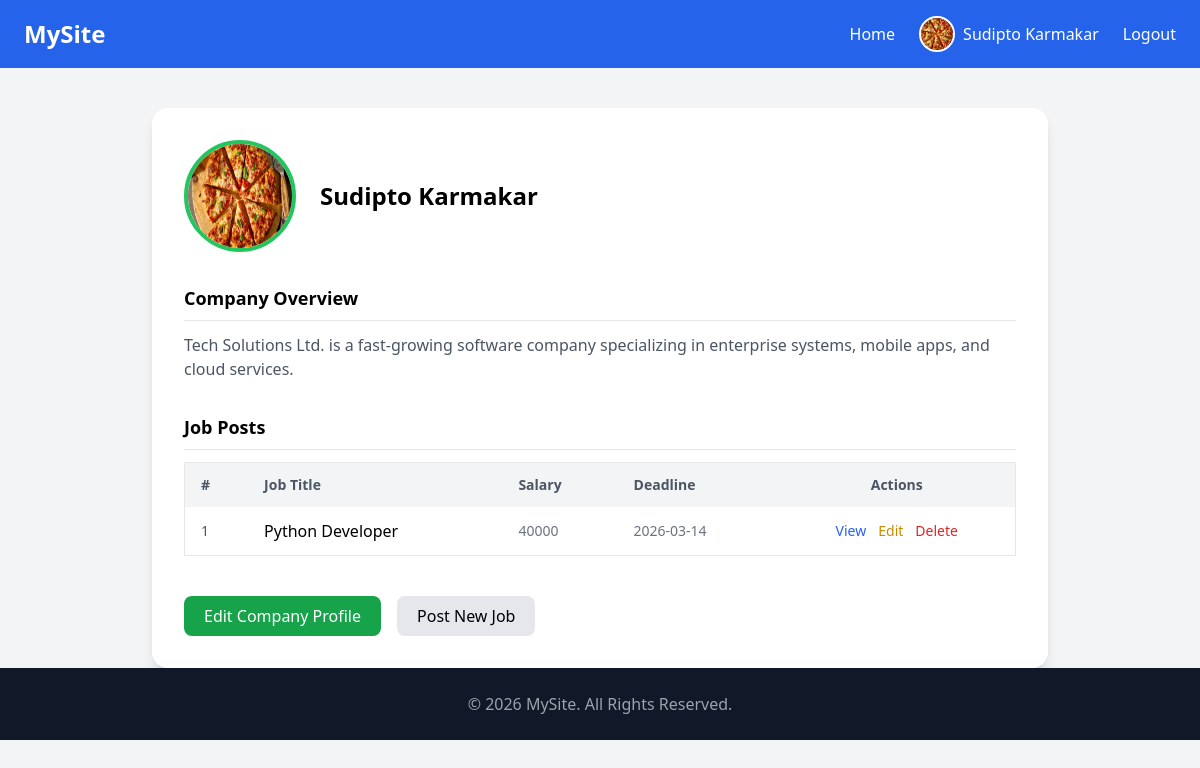
Page /profile/ (signed in) on the earlier database version.
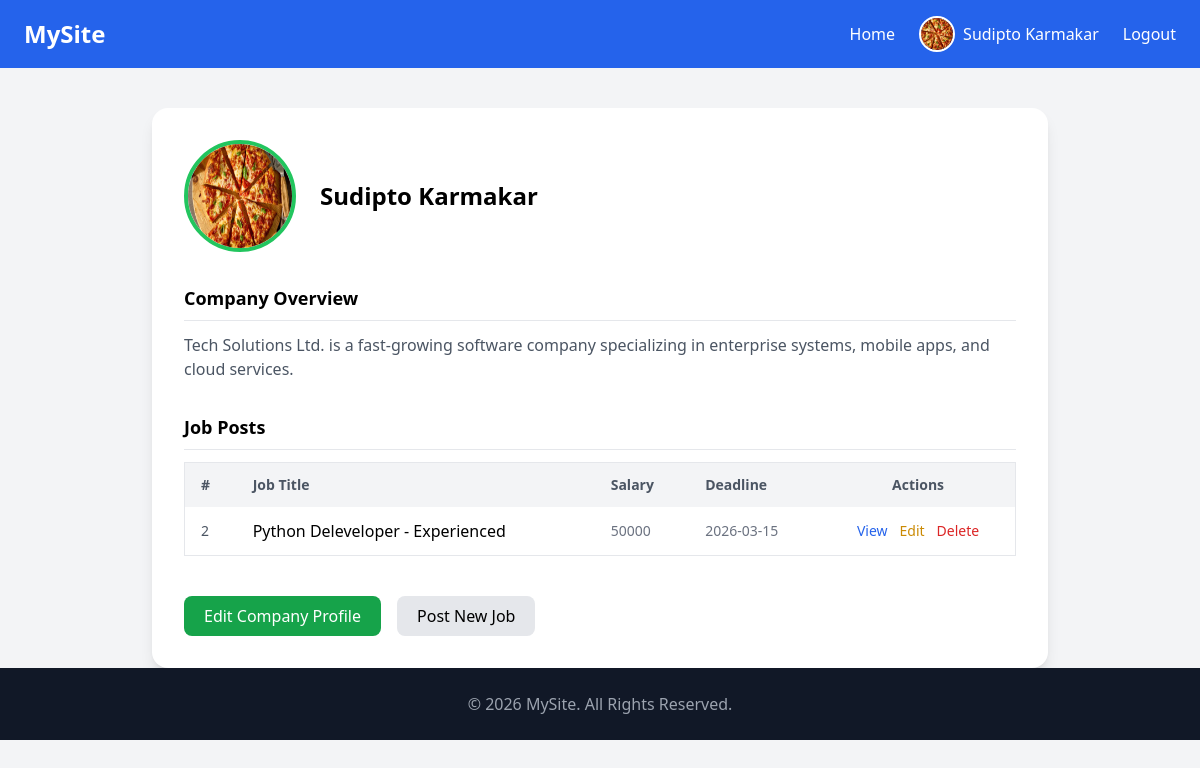
Same page on the later database version.
### accounts/models.py (models this page shows)
class CustomUser(AbstractUser):
    ROLE_CHOICES = (
        ('job_seeker', 'Job Seeker'),
        ('recruiter', 'Recruiter')
    )
    profile_picture = models.ImageField(upload_to='profile/', null = True, blank = True)
    role = models.CharField(max_length = 30, choices = ROLE_CHOICES)

### jobs/models.py (models this page shows, shortened)
class Job(models.Model):
    TYPE_CHOICES = (
        ('part_time', 'Part Time'),
        ('full_time', 'Full Time')
    )
    recruiter = models.ForeignKey(RecruiterProfile, on_delete=models.CASCADE)
    title  = models.CharField(max_length=50)
    description = models.TextField()
    openings = models.IntegerField()
    salary = models.IntegerField()
    job_type = models.CharField(max_length=40, choices=TYPE_CHOICES)
    location = models.CharField(max_length=50)
    deadline = models.DateField()
    created_at = models.DateTimeField(auto_now_add=True)

### accounts/views.py (the view)
# urls.py: path('profile/', views.profile, name='profile'),
@login_required
def profile(request):
    if request.user.role == 'recruiter':
        jobs = Job.objects.filter(recruiter = request.user.recruiterprofile )
    else:
        jobs = Job.objects.none()
    context = {
            'jobs':jobs
        }
    return render(request, 'accounts/profile.html', context)

### templates/accounts/profile.html (shortened to what this page needs)
{% extends 'base.html' %}
{% block content %}
{% if request.user.is_authenticated %}
{% if request.user.role == 'job_seeker' %}
<div class="max-w-4xl mx-auto mt-10 bg-white shadow-lg rounded-2xl p-8 mb-4">
    <div class="flex items-center gap-6">
        <img src="{{ request.user.profile_picture.url }}" class="w-28 h-28 rounded-full border-4 border-blue-500">
        <div>
            <h2 class="text-2xl font-bold">{{ request.user.get_full_name }}</h2>
            <p class="text-gray-600">Username: {{ request.user.username}} </p>
        </div>
    </div>
    <div class="mt-8">
        <h3 class="text-lg font-semibold border-b pb-2">Bio</h3>
        <p class="text-gray-600 mt-3">
            Passionate frontend developer with strong knowledge of HTML, CSS, Tailwind,
            JavaScript, and React. Looking for opportunities to build modern web apps.
        </p>
    </div>
    <div class="mt-8">
        <h3 class="text-lg font-semibold border-b pb-2">Skills</h3>
        <div class="flex flex-wrap gap-3 mt-3">
            <span class="px-3 py-1 bg-blue-100 text-blue-600 rounded-full text-sm">HTML</span>
            <span class="px-3 py-1 bg-blue-100 text-blue-600 rounded-full text-sm">CSS</span>
            <span class="px-3 py-1 bg-blue-100 text-blue-600 rounded-full text-sm">Tailwind</span>
            <span class="px-3 py-1 bg-blue-100 text-blue-600 rounded-full text-sm">JavaScript</span>
            <span class="px-3 py-1 bg-blue-100 text-blue-600 rounded-full text-sm">React</span>
        </div>
    </div>
    <div class="mt-10 flex gap-4">
        <button class="px-5 py-2 bg-blue-600 text-white rounded-lg hover:bg-blue-700">
            Edit Profile
        </button>
        <button class="px-5 py-2 bg-gray-200 rounded-lg hover:bg-gray-300">
            Download CV
        </button>
    </div>
</div>
{% else %}
<div class="max-w-4xl mx-auto mt-10 bg-white shadow-lg rounded-2xl p-8">
    <div class="flex items-center gap-6">
        <img src="{{ request.user.profile_picture.url }}" class="w-28 h-28 rounded-full border-4 border-green-500">
        <div>
            <h2 class="text-2xl font-bold">{{ request.user.get_full_name }}</h2>
        </div>
    </div>
    <div class="mt-8">
        <h3 class="text-lg font-semibold border-b pb-2">Company Overview</h3>
        <p class="text-gray-600 mt-3">
            Tech Solutions Ltd. is a fast-growing software company specializing in
            enterprise systems, mobile apps, and cloud services.
        </p>
    </div>
    <div class="mt-8">
        <h3 class="text-lg font-semibold border-b pb-2">Job Posts</h3>
        <div class="mt-3 space-y-3">
            <div class="overflow-x-auto">
                <table class="min-w-full bg-white border border-gray-200 rounded-lg">
                    <thead class="bg-gray-100">
                        <tr>
                            <th class="py-3 px-4 text-left text-sm font-semibold text-gray-600">#</th>
                            <th class="py-3 px-4 text-left text-sm font-semibold text-gray-600">Job Title</th>
                            <th class="py-3 px-4 text-left text-sm font-semibold text-gray-600">Salary</th>
                            <th class="py-3 px-4 text-left text-sm font-semibold text-gray-600">Deadline</th>
                            <th class="py-3 px-4 text-center text-sm font-semibold text-gray-600">Actions</th>
                        </tr>
                    </thead>
                    <tbody class="divide-y divide-gray-200">
                        {% for job in jobs %}
                        <tr class="hover:bg-gray-50">
                            <td class="py-3 px-4 text-sm text-gray-600">{{ job.id }}</td>
                            <td class="py-3 px-4 font-medium">{{ job.title }}</td>
                            <td class="py-3 px-4 text-sm text-gray-500">{{ job.salary }}</td>
                            <td class="py-3 px-4 text-sm text-gray-500">{{ job.deadline|date:'Y-m-d'}}</td>
                            <td class="py-3 px-4">
                                <div class="flex justify-center gap-3 text-sm">
                                    <a href="#" class="text-blue-600 hover:underline">View</a>
                                    <a href="{% url 'update_job' job.id %}"
                                        class="text-yellow-600 hover:underline">Edit</a>
                                    <a href="{% url 'delete_job' job.id %}"
                                        class="text-red-600 hover:underline">Delete</a>
                                </div>
                            </td>
                        </tr>
                        {% empty %}
                        <tr class="text-center text-red-400">
                            <td colspan="5">No Jobs Found</td>
                        </tr>
                        {% endfor %}
                    </tbody>
                </table>
            </div>
        </div>
    </div>
    <div class="mt-10 flex gap-4">
        <button class="px-5 py-2 bg-green-600 text-white rounded-lg hover:bg-green-700">
            Edit Company Profile
        </button>
        <a href="{% url 'create_job' %}" class="px-5 py-2 bg-gray-200 rounded-lg hover:bg-gray-300">
            Post New Job
        </a>
    </div>
</div>
{% endif %}
{% endif %}
{% endblock %}

### templates/base.html (shortened to what this page needs)
<!DOCTYPE html>
<html lang="en">
<head>
    <script src="https://cdn.tailwindcss.com"></script>
</head>
<body class="bg-gray-100">
    {% include 'includes/header.html' %}
    {% block content %}
    {% endblock %}
    {% include 'includes/footer.html' %}
</body>
</html>

### templates/includes/header.html
<nav class="bg-blue-600 text-white">
    <div class="max-w-7xl mx-auto px-6 py-4 flex justify-between items-center">
        <a href="{% url 'home' %}" class="text-2xl font-bold">MySite</a>
        <div class="flex items-center space-x-6">
            <a href="{% url 'home' %}" class="hover:underline">Home</a>
            {% if request.user.is_authenticated %}
            <div class="flex items-center space-x-2">
                {% if request.user.profile_picture %}
                <img src="{{ request.user.profile_picture.url }}"
                    class="w-9 h-9 rounded-full border-2 border-white object-cover" alt="Profile">
                {% endif %}
                <a href="{% url 'profile' %}" class="hover:underline">{{ request.user.get_full_name }} </a>
            </div>
            <a href="{% url 'logout' %}" class="hover:underline">Logout</a>
            {% else %}
            <a href="{% url 'register' %}" class="hover:underline">Register</a>
            <a href="{% url 'login' %}" class="hover:underline">Login</a>
            {% endif %}
        </div>
    </div>
</nav>

### templates/includes/footer.html
<footer class="bg-gray-900 text-gray-400 text-center py-6">
    <p>© 2026 MySite. All Rights Reserved.</p>
</footer>

Differences in the rows shown:
removed Job: id "1", title "Python Developer", salary "40000", deadline "2026-03-14"
added Job: id "2", title "Python Deleveloper - Experienced", salary "50000", deadline "2026-03-15"
